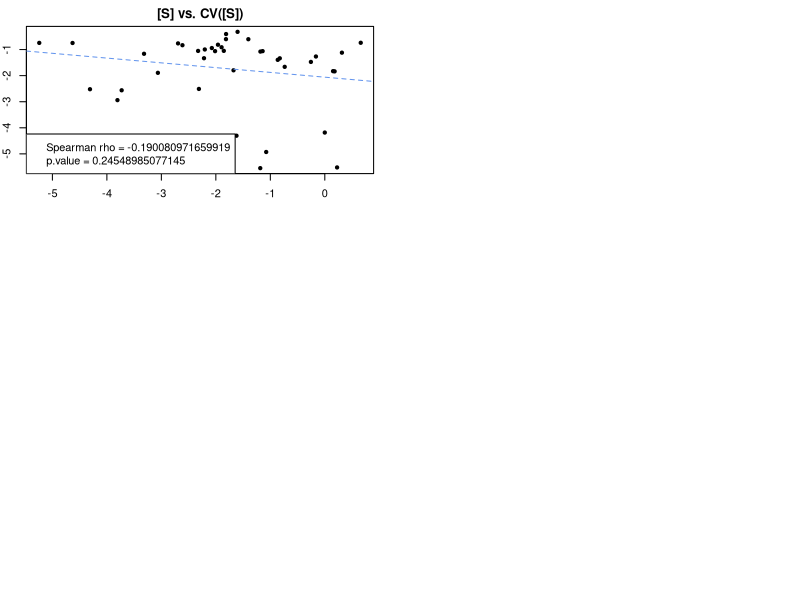

Write the R code that produced this figure. (Note: this script raises an error after producing the figure.)
setwd("/Users/charlesrocabert/git/MetEvolSim/output")

d = read.table("mutation_accumulation.txt", sep=" ", h=T)
names(d)

S_START = 6
S_END   = 50

ancs = t(d[1,S_START:S_END])
sds  = t(t(apply(d[,S_START:S_END], 2, sd)))
D    = cbind(ancs, sds)
D    = D[D[,2]>0,]
X    = log10(D[,1])
Y    = log10(D[,2]/D[,1])

par(mfrow=c(3,2), mar=c(2,2,2,2))

plot(X, Y, pch=20, main="[S] vs. CV([S])", xlab="[S]", ylab="CV")
abline(lm(Y~X), col="cornflowerblue", lty=2)
test = cor.test(X, Y, method="spearman")
legend("bottomleft", legend=c(paste("Spearman rho =", test$estimate[[1]]), paste("p.value =", test$p.value)))

hist(d$param_index, col="grey", main="Param index distribution")

hist(d$mutant_tflux-d$wt_tflux, col="grey", main="Tflux distribution")
abline(v=0.0, col="tomato", lty=2, lwd=2)

tflux_diff = d$mutant_tflux-d$wt_tflux
mut_count = c(sum(tflux_diff<0), sum(tflux_diff>0))
barplot(mut_count, col=c("tomato", "darkolivegreen3"))

plot(d$mutant_csum-d$wt_csum, pch=20, main="Csum dist")
abline(h=0.0, col="tomato", lty=2, lwd=2)

plot(d$mutant_tflux-d$wt_tflux, pch=20, main="Tflux dist")
abline(h=0.0, col="tomato", lty=2, lwd=2)



